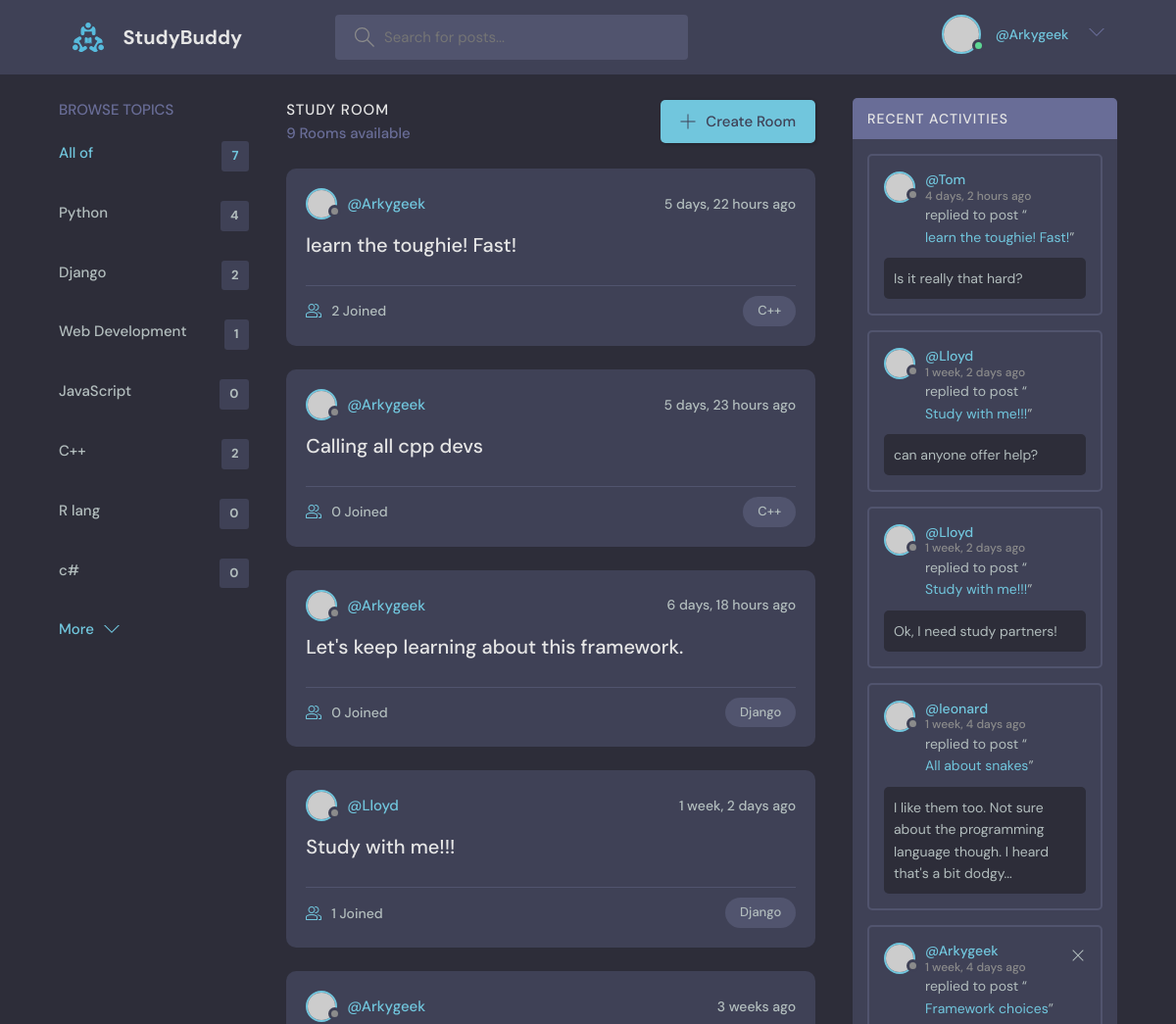
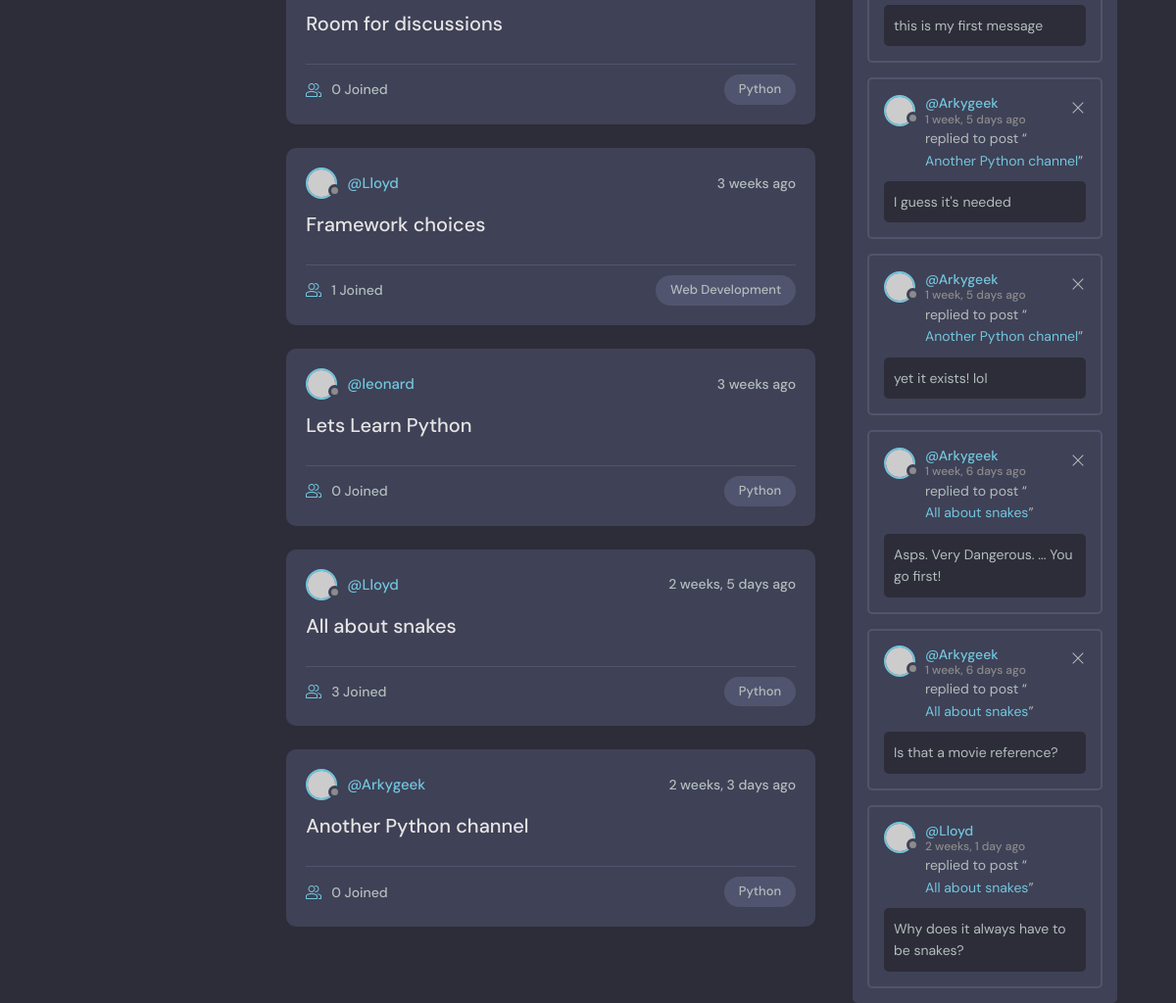
The app's page / (signed in) with its own data (2 pictures, top to bottom).
### base/models.py (models this page shows, shortened)
class Topic(models.Model):
      name = models.CharField(max_length=200)

class Room(models.Model):
    host = models.ForeignKey(
        User,
        on_delete=models.SET_NULL,
        null=True)
    topic = models.ForeignKey(
        Topic,
        on_delete=models.SET_NULL,
        null=True)
    name = models.CharField(max_length=200)
    description = models.TextField(null=True, blank=True)
    participants = models.ManyToManyField(
        User,
        related_name='participants',
        blank=True)
    updated = models.DateTimeField(auto_now=True)
    created = models.DateTimeField(auto_now_add=True)
    class Meta:
        ordering = ['-updated', '-created']
    def __str__(self):
        return self.name

class Message(models.Model):
    user = models.ForeignKey(User, on_delete=models.CASCADE)
    room = models.ForeignKey(Room, on_delete=models.CASCADE)
    body = models.TextField()
    updated = models.DateTimeField(auto_now=True)
    created = models.DateTimeField(auto_now_add=True)
    class Meta:
        ordering = ['-updated', '-created']

### base/views.py (the view)
# urls.py: path('', views.home, name="home"),
def home(request):
    q = request.GET.get('q') if request.GET.get('q') != None else ''
    rooms = Room.objects.filter(
      Q(topic__name__icontains=q) |
      Q(name__icontains=q) |
      Q(description__icontains=q)
    )
    topics = Topic.objects.all()
    room_count = rooms.count()
    room_messages = Message.objects.filter(Q(room__topic__name__icontains=q))
    context = { # this is the dictionary we pass to the function
      'rooms': rooms,
      'topics': topics,
      'room_count': room_count,
      'room_messages': room_messages
    }
    return render(request, 'base/home.html', context)

### base/templates/base/home.html (shortened to what this page needs)
{% extends 'main.html' %}
{% block content %}
<main class="layout layout--3">
  <div class="container">
    {% include 'base/topics_component.html' %}
    <div class="roomList">
      <div class="roomList__header">
        <div>
          <h2>Study Room</h2>
          <p>{{room_count}} Rooms available</p>
        </div>
        <a class="btn btn--main" href="{% url 'create-room' %}">
          <svg version="1.1" xmlns="http://www.w3.org/2000/svg" width="32" height="32" viewBox="0 0 32 32">
            <title>add</title>
            <path
              d="M16.943 0.943h-1.885v14.115h-14.115v1.885h14.115v14.115h1.885v-14.115h14.115v-1.885h-14.115v-14.115z"
            ></path>
          </svg>
          Create Room
        </a>
      </div>
      {% include 'base/feed_component.html' %}
    </div>
    {% include 'base/activity_component.html' %}
  </div>
</main>
{% endblock content %}

### templates/navbar.html (shortened to what this page needs)
{% load static %}
<header class="header header--loggedIn">
  <div class="container">
    <a href="{% url 'home' %}" class="header__logo">
      <img src="{% static 'images/logo.svg' %}" />
      <h1>StudyBuddy</h1>
    </a>
    <form class="header__search"
          method="GET"
          action="{% url 'home' %}">
      <label>
        <input name='q' placeholder="Search for posts..." />
      </label>
    </form>
    <nav class="header__menu">
      {% if request.user.is_authenticated %}
        <div class="header__user">
          <a href="{% url 'update-user' %}">
            <div class="avatar avatar--medium active">
              <img src="https://randomuser.me/api/portraits/men/37.jpg" />
            </div>
            <p>
              <span>
                @{{ request.user.username }}
              </span>
            </p>
          </a>
          <button class="dropdown-button">
            <svg version="1.1"
                 xmlns="http://www.w3.org/2000/svg"
                 width="32"
                 height="32"
                 viewBox="0 0 32 32">
              <title>chevron-down</title>
              <path d="M16 21l-13-13h-3l16 16 16-16h-3l-13 13z"></path>
            </svg>
          </button>
        </div>
      {% else %}
        <a href="{% url 'login' %}">
          <img src="{% static 'images/avatar.svg' %}" />
          <p>Login</p>
        </a>
      {% endif %}
    </nav>
  </div>
</header>

### base/templates/base/topics_component.html
<div class="topics">
    <div class="topics__header">
        <h2>Browse Topics</h2>
    </div>
    <ul class="topics__list">
        <li>
            <a href="{% url 'home' %}" class="active">
                All of
                <span>
                    {{topics.count}}
                </span>
            </a>
        </li>
        {% for topic in topics %}
            <li>
                <a href="{% url 'home' %}?q={{topic.name}}">
                    {{topic.name}}
                    <span>
                        {{topic.room_set.all.count}}
                    </span>
                </a>
            </li>
        {% endfor %}
    </ul>
    <button class="btn btn--link" href="/">
        More
        <svg  {{comment}} chevron-down {{endcomment}}
             version="1.1"
             xmlns="http://www.w3.org/2000/svg"
             width="32"
             height="32"
             viewBox="0 0 32 32">
            <title>
                chevron-down
            </title>
            <path d="M16 21l-13-13h-3l16 16 16-16h-3l-13 13z"></path>
        </svg>
    </button>
</div>

### base/templates/base/feed_component.html (shortened to what this page needs)
{% for room in rooms %}
  <div class="roomListRoom">
    <div class="roomListRoom__header">
      <a href="{% url 'user-profile' room.host.id %}" class="roomListRoom__author">
        <div class="avatar avatar--small">
          <img src="https://randomuser.me/api/portraits/women/11.jpg" />
        </div>
        <span>@{{room.host.username}}</span>
      </a>
      <div class="roomListRoom__actions">
        <span>{{room.created|timesince}} ago</span>
      </div>
    </div>
    <div class="roomListRoom__content">
      <a href="{% url 'room' room.id %}">{{room.name}}</a>
    </div>
    <div class="roomListRoom__meta">
      <a href="{% url 'room' room.id %}" class="roomListRoom__joined">
        {{room.participants.all.count}} Joined
      </a>
      <p class="roomListRoom__topic">
        {{room.topic.name}}
      </p>
    </div>
  </div>
{% endfor %}

### base/templates/base/activity_component.html
<div class="activities">
    <div class="activities__header">
        <h2>Recent Activities</h2>
    </div>
    {% for message in room_messages %}
        <div class="activities__box">
            <div class="activities__boxHeader roomListRoom__header">
                <a href="{% url 'user-profile' message.user.id %}"
                   class="roomListRoom__author" >
                    <div class="avatar avatar--small">
                        <img src="https://randomuser.me/api/portraits/women/11.jpg" />
                    </div>
                    <p>
                        @{{message.user}}
                        <span>
                            {{message.created|timesince}} ago
                        </span>
                    </p>
                </a>
                {% if request.user == message.user %}
                    <div class="roomListRoom__actions">
                        <a href="{% url 'delete-message' message.id %}">
                            <svg
                              version="1.1"
                              xmlns="http://www.w3.org/2000/svg"
                              width="32"
                              height="32"
                              viewBox="0 0 32 32">
                                <title>
                                    remove
                                </title>
                                <path d="M27.314 6.019l-1.333-1.333-9.98 9.981-9.981-9.981-1.333
                                        1.333 9.981 9.981-9.981 9.98 1.333 1.333 9.981-9.98 9.98
                                        9.98 1.333-1.333-9.98-9.98 9.98-9.981z">
                                </path>
                            </svg>
                        </a>
                    </div>
                {% endif %}
            </div>
            <div class="activities__boxContent">
                <p>replied to post “<a href="{% url 'room' message.room.id %}">{{message.room}}</a>”</p>
                <div class="activities__boxRoomContent">
                    {{message.body}}
                </div>
            </div>
        </div>
    {% endfor %}
</div>

### records on screen
Topic: name "Python", room_set.all.count "4"
Topic: name "Django", room_set.all.count "2"
Topic: name "Web Development", room_set.all.count "1"
Topic: name "JavaScript", room_set.all.count "0"
Topic: name "C++", room_set.all.count "2"
Topic: name "R lang", room_set.all.count "0"
Topic: name "c#", room_set.all.count "0"
Room: host.username "Arkygeek", created "5 days, 22 hours", name "learn the toughie! Fast!", participants.all.count "2", topic.name "C++"
Room: host.username "Arkygeek", created "5 days, 23 hours", name "Calling all cpp devs", participants.all.count "0", topic.name "C++"
Room: host.username "Arkygeek", created "6 days, 18 hours", name "Let's keep learning about this framework.", participants.all.count "0", topic.name "Django"
Room: host.username "Lloyd", created "1 week, 2 days", name "Study with me!!!", participants.all.count "1", topic.name "Django"
Room: host.username "Arkygeek", created "3 weeks", name "Room for discussions", participants.all.count "0", topic.name "Python"
Room: host.username "Lloyd", created "3 weeks", name "Framework choices", participants.all.count "1", topic.name "Web Development"
Room: host.username "leonard", created "3 weeks", name "Lets Learn Python", participants.all.count "0", topic.name "Python"
Room: host.username "Lloyd", created "2 weeks, 5 days", name "All about snakes", participants.all.count "3", topic.name "Python"
Room: host.username "Arkygeek", created "2 weeks, 3 days", name "Another Python channel", participants.all.count "0", topic.name "Python"
Message: user "Tom", created "4 days, 2 hours", room "learn the toughie! Fast!", body "Is it really that hard?"
Message: user "Lloyd", created "1 week, 2 days", room "Study with me!!!", body "can anyone offer help?"
Message: user "Lloyd", created "1 week, 2 days", room "Study with me!!!", body "Ok, I need study partners!"
Message: user "leonard", created "1 week, 4 days", room "All about snakes", body "I like them too. Not sure about the programming language though. I heard that's a bit dodgy..."
Message: user "Arkygeek", created "1 week, 4 days", room "Framework choices", body "this is my first message"
Message: user "Arkygeek", created "1 week, 5 days", room "Another Python channel", body "I guess it's needed"
Message: user "Arkygeek", created "1 week, 5 days", room "Another Python channel", body "yet it exists! lol"
Message: user "Arkygeek", created "1 week, 6 days", room "All about snakes", body "Asps. Very Dangerous. ... You go first!"
Message: user "Arkygeek", created "1 week, 6 days", room "All about snakes", body "Is that a movie reference?"
Message: user "Lloyd", created "2 weeks, 1 day", room "All about snakes", body "Why does it always have to be snakes?"

### other values on screen
{{ request.user.username }} "Arkygeek"
{{ topics.count }} "7"
{{ room_count }} "9"
